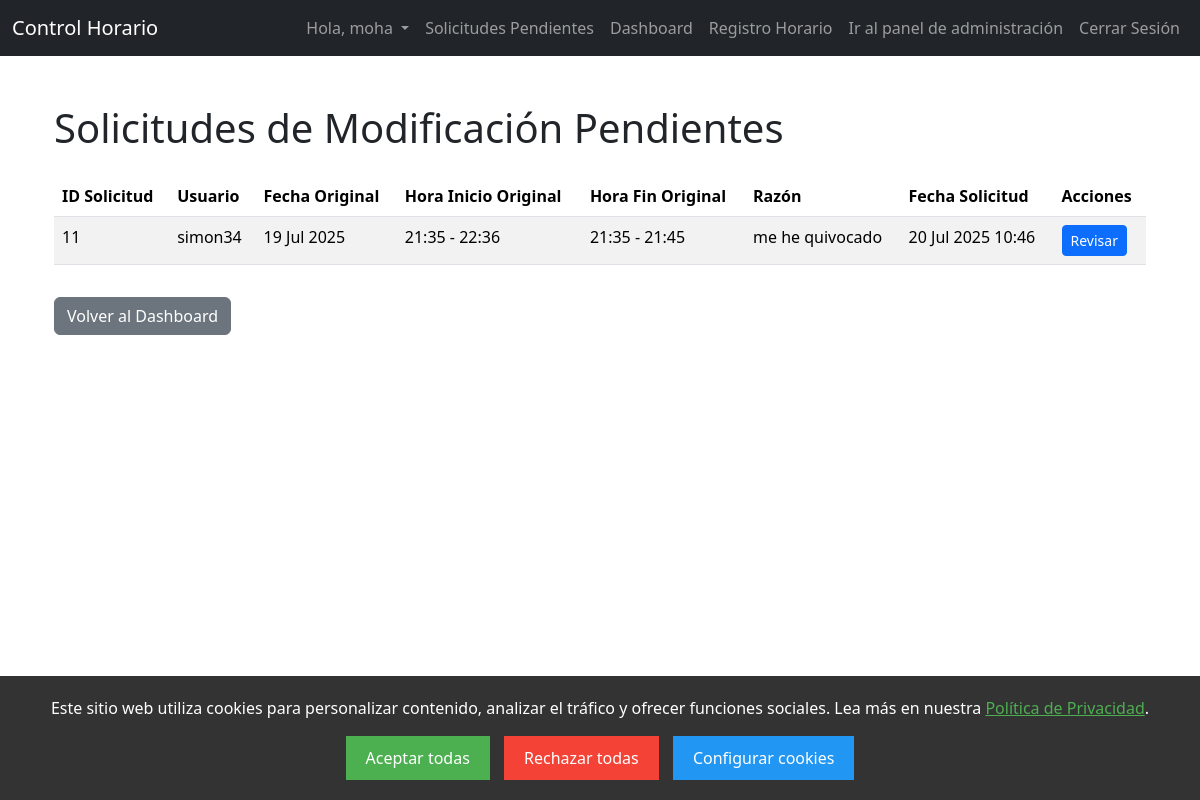
Page /admin-requests/ (signed in) on the earlier database version.
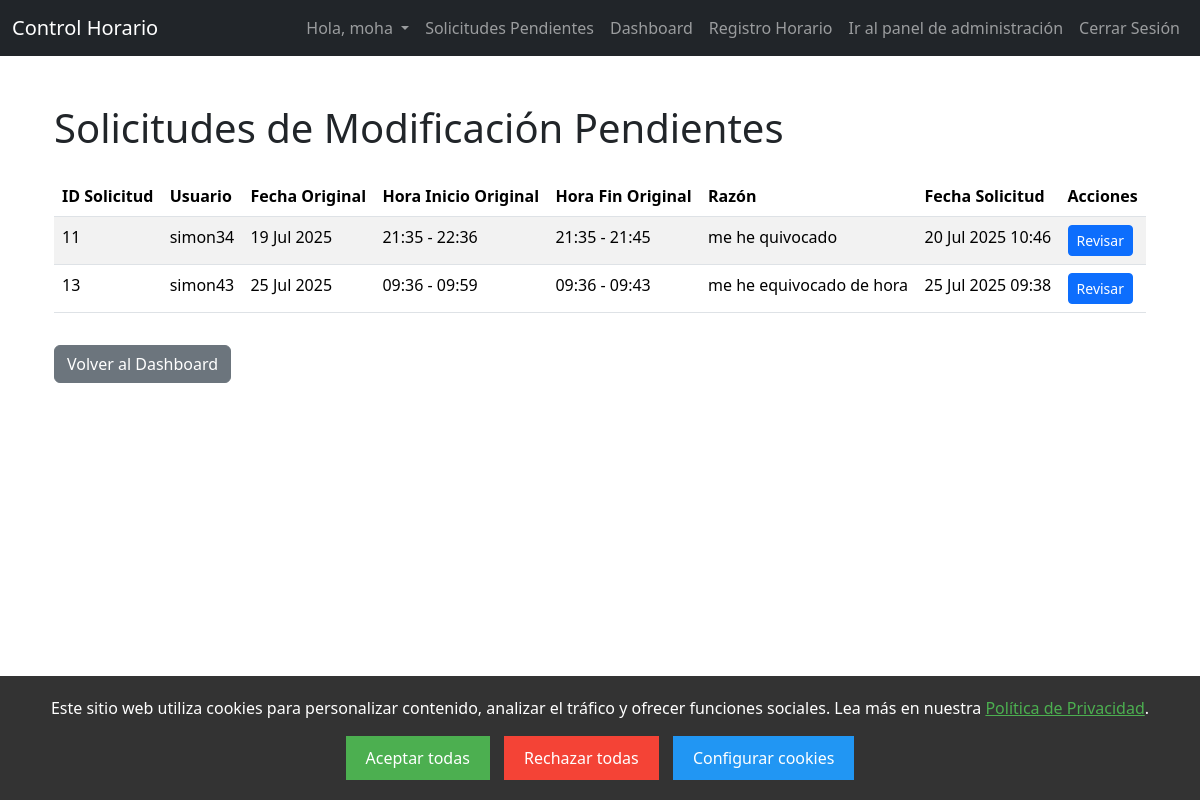
Same page on the later database version.
### control_horario_app/models.py (models this page shows, shortened)
class TimeEntryModificationRequest(models.Model):
    original_entry = models.ForeignKey(TimeEntry, on_delete=models.CASCADE, related_name='modification_requests')
    requesting_user = models.ForeignKey(User, on_delete=models.CASCADE, related_name='sent_modification_requests')
    requested_start_time = models.DateTimeField()
    requested_end_time = models.DateTimeField(null=True, blank=True)
    requested_break_start = models.DateTimeField(null=True, blank=True)
    requested_break_end = models.DateTimeField(null=True, blank=True)
    reason = models.TextField(blank=True, null=True, help_text="Razón para la solicitud de cambio.")
    REQUEST_STATUS_CHOICES = [
        ('pending', 'Pendiente'),
        ('approved', 'Aprobada'),
        ('rejected', 'Rechazada'),
    ]
    status = models.CharField(max_length=10, choices=REQUEST_STATUS_CHOICES, default='pending')
    requested_at = models.DateTimeField(auto_now_add=True)
    reviewed_at = models.DateTimeField(null=True, blank=True)
    reviewer = models.ForeignKey(User, on_delete=models.SET_NULL, null=True, blank=True, related_name='reviewed_modification_requests')
    admin_notes = models.TextField(blank=True, null=True, help_text="Notas del administrador al revisar la solicitud.")
    class Meta:
        ordering = ['-requested_at']

class TimeEntry(models.Model):
    user = models.ForeignKey(User, on_delete=models.CASCADE)
    start_time = models.DateTimeField()
    end_time = models.DateTimeField(null=True, blank=True)
    break_start = models.DateTimeField(null=True, blank=True)
    break_end = models.DateTimeField(null=True, blank=True)
    notes = models.TextField(blank=True)
    created_at = models.DateTimeField(auto_now_add=True)
    is_edited = models.BooleanField(default=False) # Considerar añadir esto para auditoría
    last_edited = models.DateTimeField(null=True, blank=True) # Y esto
    class Meta:
        ordering = ['-start_time'] # Esto ya debería estar

### control_horario_app/views.py (the view)
# urls.py: path('admin-requests/', views.admin_modification_requests, name='admin_modification_requests'),
@login_required
@user_passes_test(is_admin, login_url='/dashboard/') # Redirige si no es admin
def admin_modification_requests(request):
    pending_requests = TimeEntryModificationRequest.objects.filter(status='pending').order_by('requested_at')
    context = {
        'pending_requests': pending_requests
    }
    return render(request, 'control_horario_app/admin_requests_list.html', context)

### control_horario_app/views.py (called while the page is built)
def is_admin(user):
    return user.is_staff

### control_horario_app/templates/control_horario_app/admin_requests_list.html (shortened to what this page needs)
{% extends 'base.html' %}
{% load static %}
{% block content %}
<div class="container mt-5">
    <h1 class="mb-4">Solicitudes de Modificación Pendientes</h1>
    {% if pending_requests %}
    <div class="table-responsive">
        <table class="table table-striped table-hover">
            <thead class="thead-dark">
                <tr>
                    <th>ID Solicitud</th>
                    <th>Usuario</th>
                    <th>Fecha Original</th>
                    <th>Hora Inicio Original</th>
                    <th>Hora Fin Original</th>
                    <th>Razón</th>
                    <th>Fecha Solicitud</th>
                    <th>Acciones</th>
                </tr>
            </thead>
            <tbody>
                {% for req in pending_requests %}
                <tr>
                    <td>{{ req.id }}</td>
                    <td>{{ req.requesting_user.username }}</td>
                    <td>{{ req.original_entry.start_time|date:"d M Y" }}</td>
                    <td>{{ req.original_entry.start_time|date:"H:i" }} - {{ req.original_entry.end_time|default:"N/A"|date:"H:i" }}</td>
                    <td>
                        {% if req.original_entry.break_start and req.original_entry.break_end %}
                            {{ req.original_entry.break_start|date:"H:i" }} - {{ req.original_entry.break_end|date:"H:i" }}
                        {% else %}
                            N/A
                        {% endif %}
                    </td>
                    <td>{{ req.reason|truncatechars:50 }}</td>
                    <td>{{ req.requested_at|date:"d M Y H:i" }}</td>
                    <td>
                        <a href="{% url 'review_modification_request_detail' req.id %}" class="btn btn-primary btn-sm">Revisar</a>
                    </td>
                </tr>
                {% endfor %}
            </tbody>
        </table>
    </div>
    {% else %}
    <div class="alert alert-info" role="alert">
        No hay solicitudes de modificación pendientes en este momento.
    </div>
    {% endif %}
    <p><a href="{% url 'dashboard' %}" class="btn btn-secondary mt-3">Volver al Dashboard</a></p>
</div>
{% endblock %}

Differences in the rows shown:
added TimeEntryModificationRequest: id "13", requesting_user.username "simon43", original_entry.start_time "25 Jul 2025", original_entry.start_time "09:36", original_entry.end_time "09:59", original_entry.break_start "09:36", original_entry.break_end "09:43", reason "me he equivocado de hora", requested_at "25 Jul 2025 09:38"
